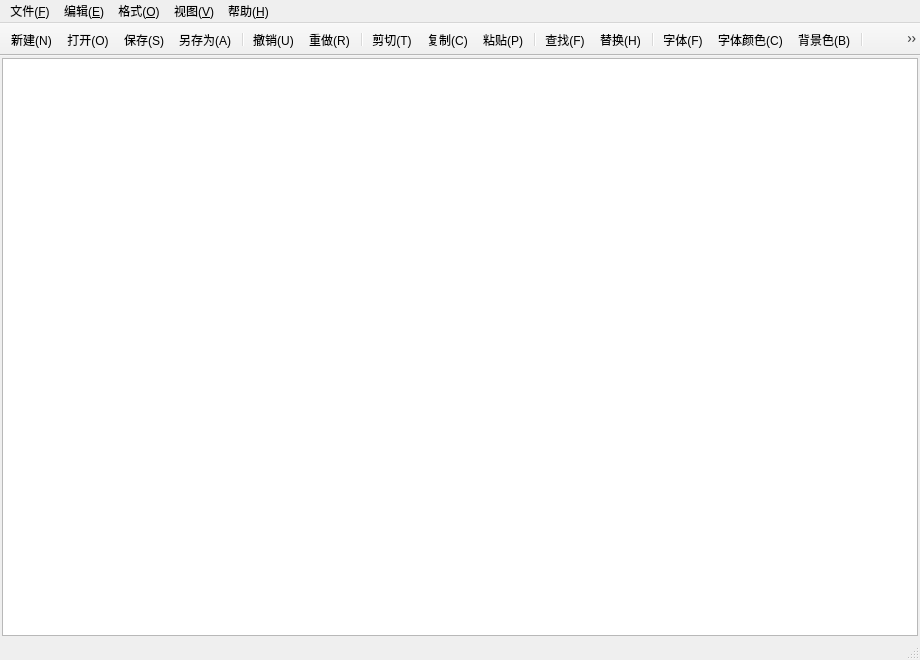
<?xml version="1.0" encoding="UTF-8"?>
<ui version="4.0">
 <class>MainWindow</class>
 <widget class="QMainWindow" name="MainWindow">
  <property name="geometry">
   <rect>
    <x>0</x>
    <y>0</y>
    <width>920</width>
    <height>660</height>
   </rect>
  </property>
  <property name="windowTitle">
   <string>简单文本编辑器</string>
  </property>
  <property name="windowIcon">
   <iconset resource="resources.qrc">
    <normaloff>:/icons/app.svg</normaloff>:/icons/app.svg</iconset>
  </property>
  <widget class="QWidget" name="centralwidget">
   <layout class="QVBoxLayout" name="verticalLayout">
    <property name="spacing">
     <number>0</number>
    </property>
    <property name="leftMargin">
     <number>2</number>
    </property>
    <property name="topMargin">
     <number>2</number>
    </property>
    <property name="rightMargin">
     <number>2</number>
    </property>
    <property name="bottomMargin">
     <number>2</number>
    </property>
    <item>
     <widget class="CodeEditor" name="editor"/>
    </item>
   </layout>
  </widget>
  <widget class="QMenuBar" name="menubar">
   <property name="geometry">
    <rect>
     <x>0</x>
     <y>0</y>
     <width>920</width>
     <height>28</height>
    </rect>
   </property>
   <widget class="QMenu" name="menuFile">
    <property name="title">
     <string>文件(&amp;F)</string>
    </property>
    <addaction name="actionNew"/>
    <addaction name="actionOpen"/>
    <addaction name="actionSave"/>
    <addaction name="actionSaveAs"/>
    <addaction name="separator"/>
    <addaction name="actionExit"/>
   </widget>
   <widget class="QMenu" name="menuEdit">
    <property name="title">
     <string>编辑(&amp;E)</string>
    </property>
    <addaction name="actionUndo"/>
    <addaction name="actionRedo"/>
    <addaction name="separator"/>
    <addaction name="actionCut"/>
    <addaction name="actionCopy"/>
    <addaction name="actionPaste"/>
    <addaction name="actionSelectAll"/>
    <addaction name="separator"/>
    <addaction name="actionFind"/>
    <addaction name="actionReplace"/>
   </widget>
   <widget class="QMenu" name="menuFormat">
    <property name="title">
     <string>格式(&amp;O)</string>
    </property>
    <addaction name="actionFont"/>
    <addaction name="actionTextColor"/>
    <addaction name="actionBackgroundColor"/>
    <addaction name="separator"/>
    <addaction name="actionWordWrap"/>
   </widget>
   <widget class="QMenu" name="menuView">
    <property name="title">
     <string>视图(&amp;V)</string>
    </property>
    <addaction name="actionToggleToolBar"/>
    <addaction name="actionToggleStatusBar"/>
    <addaction name="actionToggleLineNumber"/>
   </widget>
   <widget class="QMenu" name="menuHelp">
    <property name="title">
     <string>帮助(&amp;H)</string>
    </property>
    <addaction name="actionAbout"/>
   </widget>
   <addaction name="menuFile"/>
   <addaction name="menuEdit"/>
   <addaction name="menuFormat"/>
   <addaction name="menuView"/>
   <addaction name="menuHelp"/>
  </widget>
  <widget class="QToolBar" name="mainToolBar">
   <property name="windowTitle">
    <string>主工具栏</string>
   </property>
   <property name="movable">
    <bool>false</bool>
   </property>
   <property name="iconSize">
    <size>
     <width>22</width>
     <height>22</height>
    </size>
   </property>
   <property name="toolButtonStyle">
    <enum>Qt::ToolButtonIconOnly</enum>
   </property>
   <attribute name="toolBarArea">
    <enum>TopToolBarArea</enum>
   </attribute>
   <attribute name="toolBarBreak">
    <bool>false</bool>
   </attribute>
   <addaction name="actionNew"/>
   <addaction name="actionOpen"/>
   <addaction name="actionSave"/>
   <addaction name="actionSaveAs"/>
   <addaction name="separator"/>
   <addaction name="actionUndo"/>
   <addaction name="actionRedo"/>
   <addaction name="separator"/>
   <addaction name="actionCut"/>
   <addaction name="actionCopy"/>
   <addaction name="actionPaste"/>
   <addaction name="separator"/>
   <addaction name="actionFind"/>
   <addaction name="actionReplace"/>
   <addaction name="separator"/>
   <addaction name="actionFont"/>
   <addaction name="actionTextColor"/>
   <addaction name="actionBackgroundColor"/>
   <addaction name="separator"/>
   <addaction name="actionWordWrap"/>
   <addaction name="actionToggleLineNumber"/>
  </widget>
  <widget class="QStatusBar" name="statusbar"/>
  <action name="actionNew">
   <property name="icon">
    <iconset resource="resources.qrc">
     <normaloff>:/icons/new.svg</normaloff>:/icons/new.svg</iconset>
   </property>
   <property name="text">
    <string>新建(&amp;N)</string>
   </property>
   <property name="shortcut">
    <string>Ctrl+N</string>
   </property>
   <property name="statusTip">
    <string>新建一个空白文档</string>
   </property>
  </action>
  <action name="actionOpen">
   <property name="icon">
    <iconset resource="resources.qrc">
     <normaloff>:/icons/open.svg</normaloff>:/icons/open.svg</iconset>
   </property>
   <property name="text">
    <string>打开(&amp;O)...</string>
   </property>
   <property name="shortcut">
    <string>Ctrl+O</string>
   </property>
   <property name="statusTip">
    <string>打开一个文本文件</string>
   </property>
  </action>
  <action name="actionSave">
   <property name="icon">
    <iconset resource="resources.qrc">
     <normaloff>:/icons/save.svg</normaloff>:/icons/save.svg</iconset>
   </property>
   <property name="text">
    <string>保存(&amp;S)</string>
   </property>
   <property name="shortcut">
    <string>Ctrl+S</string>
   </property>
   <property name="statusTip">
    <string>保存当前文档</string>
   </property>
  </action>
  <action name="actionSaveAs">
   <property name="icon">
    <iconset resource="resources.qrc">
     <normaloff>:/icons/saveas.svg</normaloff>:/icons/saveas.svg</iconset>
   </property>
   <property name="text">
    <string>另存为(&amp;A)...</string>
   </property>
   <property name="shortcut">
    <string>Ctrl+Shift+S</string>
   </property>
   <property name="statusTip">
    <string>将当前文档另存为新文件</string>
   </property>
  </action>
  <action name="actionExit">
   <property name="text">
    <string>退出(&amp;X)</string>
   </property>
   <property name="shortcut">
    <string>Ctrl+Q</string>
   </property>
   <property name="statusTip">
    <string>退出程序</string>
   </property>
  </action>
  <action name="actionUndo">
   <property name="icon">
    <iconset resource="resources.qrc">
     <normaloff>:/icons/undo.svg</normaloff>:/icons/undo.svg</iconset>
   </property>
   <property name="text">
    <string>撤销(&amp;U)</string>
   </property>
   <property name="shortcut">
    <string>Ctrl+Z</string>
   </property>
   <property name="statusTip">
    <string>撤销上一步编辑</string>
   </property>
  </action>
  <action name="actionRedo">
   <property name="icon">
    <iconset resource="resources.qrc">
     <normaloff>:/icons/redo.svg</normaloff>:/icons/redo.svg</iconset>
   </property>
   <property name="text">
    <string>重做(&amp;R)</string>
   </property>
   <property name="shortcut">
    <string>Ctrl+Y</string>
   </property>
   <property name="statusTip">
    <string>重做被撤销的编辑</string>
   </property>
  </action>
  <action name="actionCut">
   <property name="icon">
    <iconset resource="resources.qrc">
     <normaloff>:/icons/cut.svg</normaloff>:/icons/cut.svg</iconset>
   </property>
   <property name="text">
    <string>剪切(&amp;T)</string>
   </property>
   <property name="shortcut">
    <string>Ctrl+X</string>
   </property>
   <property name="statusTip">
    <string>剪切选中的内容</string>
   </property>
  </action>
  <action name="actionCopy">
   <property name="icon">
    <iconset resource="resources.qrc">
     <normaloff>:/icons/copy.svg</normaloff>:/icons/copy.svg</iconset>
   </property>
   <property name="text">
    <string>复制(&amp;C)</string>
   </property>
   <property name="shortcut">
    <string>Ctrl+C</string>
   </property>
   <property name="statusTip">
    <string>复制选中的内容</string>
   </property>
  </action>
  <action name="actionPaste">
   <property name="icon">
    <iconset resource="resources.qrc">
     <normaloff>:/icons/paste.svg</normaloff>:/icons/paste.svg</iconset>
   </property>
   <property name="text">
    <string>粘贴(&amp;P)</string>
   </property>
   <property name="shortcut">
    <string>Ctrl+V</string>
   </property>
   <property name="statusTip">
    <string>粘贴剪贴板中的内容</string>
   </property>
  </action>
  <action name="actionSelectAll">
   <property name="text">
    <string>全选(&amp;A)</string>
   </property>
   <property name="shortcut">
    <string>Ctrl+A</string>
   </property>
   <property name="statusTip">
    <string>选中全部文本</string>
   </property>
  </action>
  <action name="actionFind">
   <property name="icon">
    <iconset resource="resources.qrc">
     <normaloff>:/icons/find.svg</normaloff>:/icons/find.svg</iconset>
   </property>
   <property name="text">
    <string>查找(&amp;F)...</string>
   </property>
   <property name="shortcut">
    <string>Ctrl+F</string>
   </property>
   <property name="statusTip">
    <string>在文档中查找文本</string>
   </property>
  </action>
  <action name="actionReplace">
   <property name="icon">
    <iconset resource="resources.qrc">
     <normaloff>:/icons/replace.svg</normaloff>:/icons/replace.svg</iconset>
   </property>
   <property name="text">
    <string>替换(&amp;H)...</string>
   </property>
   <property name="shortcut">
    <string>Ctrl+H</string>
   </property>
   <property name="statusTip">
    <string>查找并替换文本</string>
   </property>
  </action>
  <action name="actionFont">
   <property name="icon">
    <iconset resource="resources.qrc">
     <normaloff>:/icons/font.svg</normaloff>:/icons/font.svg</iconset>
   </property>
   <property name="text">
    <string>字体(&amp;F)...</string>
   </property>
   <property name="statusTip">
    <string>设置选中文本的字体</string>
   </property>
  </action>
  <action name="actionTextColor">
   <property name="icon">
    <iconset resource="resources.qrc">
     <normaloff>:/icons/color.svg</normaloff>:/icons/color.svg</iconset>
   </property>
   <property name="text">
    <string>字体颜色(&amp;C)...</string>
   </property>
   <property name="statusTip">
    <string>设置选中文本的颜色</string>
   </property>
  </action>
  <action name="actionBackgroundColor">
   <property name="icon">
    <iconset resource="resources.qrc">
     <normaloff>:/icons/bg.svg</normaloff>:/icons/bg.svg</iconset>
   </property>
   <property name="text">
    <string>背景色(&amp;B)...</string>
   </property>
   <property name="statusTip">
    <string>设置编辑器背景色</string>
   </property>
  </action>
  <action name="actionWordWrap">
   <property name="checkable">
    <bool>true</bool>
   </property>
   <property name="checked">
    <bool>true</bool>
   </property>
   <property name="icon">
    <iconset resource="resources.qrc">
     <normaloff>:/icons/wrap.svg</normaloff>:/icons/wrap.svg</iconset>
   </property>
   <property name="text">
    <string>自动换行(&amp;W)</string>
   </property>
   <property name="statusTip">
    <string>打开或关闭自动换行</string>
   </property>
  </action>
  <action name="actionToggleToolBar">
   <property name="checkable">
    <bool>true</bool>
   </property>
   <property name="checked">
    <bool>true</bool>
   </property>
   <property name="icon">
    <iconset resource="resources.qrc">
     <normaloff>:/icons/toolbar.svg</normaloff>:/icons/toolbar.svg</iconset>
   </property>
   <property name="text">
    <string>显示工具栏(&amp;T)</string>
   </property>
  </action>
  <action name="actionToggleStatusBar">
   <property name="checkable">
    <bool>true</bool>
   </property>
   <property name="checked">
    <bool>true</bool>
   </property>
   <property name="icon">
    <iconset resource="resources.qrc">
     <normaloff>:/icons/statusbar.svg</normaloff>:/icons/statusbar.svg</iconset>
   </property>
   <property name="text">
    <string>显示状态栏(&amp;S)</string>
   </property>
  </action>
  <action name="actionToggleLineNumber">
   <property name="checkable">
    <bool>true</bool>
   </property>
   <property name="checked">
    <bool>true</bool>
   </property>
   <property name="icon">
    <iconset resource="resources.qrc">
     <normaloff>:/icons/line.svg</normaloff>:/icons/line.svg</iconset>
   </property>
   <property name="text">
    <string>显示行号(&amp;L)</string>
   </property>
  </action>
  <action name="actionAbout">
   <property name="icon">
    <iconset resource="resources.qrc">
     <normaloff>:/icons/about.svg</normaloff>:/icons/about.svg</iconset>
   </property>
   <property name="text">
    <string>关于(&amp;A)...</string>
   </property>
   <property name="shortcut">
    <string>F1</string>
   </property>
   <property name="statusTip">
    <string>查看程序信息</string>
   </property>
  </action>
 </widget>
 <customwidgets>
  <customwidget>
   <class>CodeEditor</class>
   <extends>QPlainTextEdit</extends>
   <header>codeeditor.h</header>
   <container>1</container>
  </customwidget>
 </customwidgets>
 <resources>
  <include location="resources.qrc"/>
 </resources>
 <connections/>
</ui>
